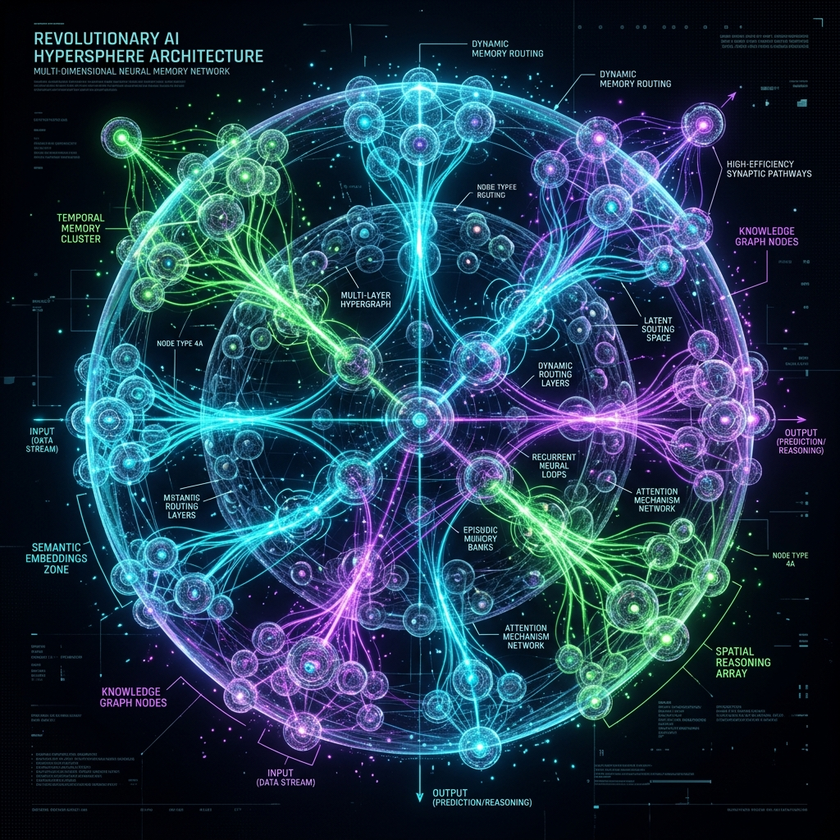
#> input picture docs/hyperspherical_nodes.png, 840 x 840 px, shrunk from 1024 x 1024 before the run
$ python draw_grid.py
#> lines starting #> are read from the running program, lines starting #| are printed output that depends on the picture
from PIL import Image, ImageDraw, ImageFont
import sys

def draw_grid():
    img = Image.open('hyperspherical_nodes.png')
#> img is the input picture: PIL image 840x840 RGB; mean R, G, B 31.7, 57.4, 76.6
    draw = ImageDraw.Draw(img)
    width, height = img.size
#> width = 840; height = 840

    for x in range(0, width, 50):
        color = (255, 0, 0) if x % 100 == 0 else (255, 255, 255)
        draw.line([(x, 0), (x, height)], fill=color, width=1)
        if x % 100 == 0:
            draw.text((x+2, 2), str(x), fill=(255, 0, 0))

    for y in range(0, height, 50):
        color = (255, 0, 0) if y % 100 == 0 else (255, 255, 255)
        draw.line([(0, y), (width, y)], fill=color, width=1)
        if y % 100 == 0:
            draw.text((2, y+2), str(y), fill=(255, 0, 0))

    img.save('grid.png')
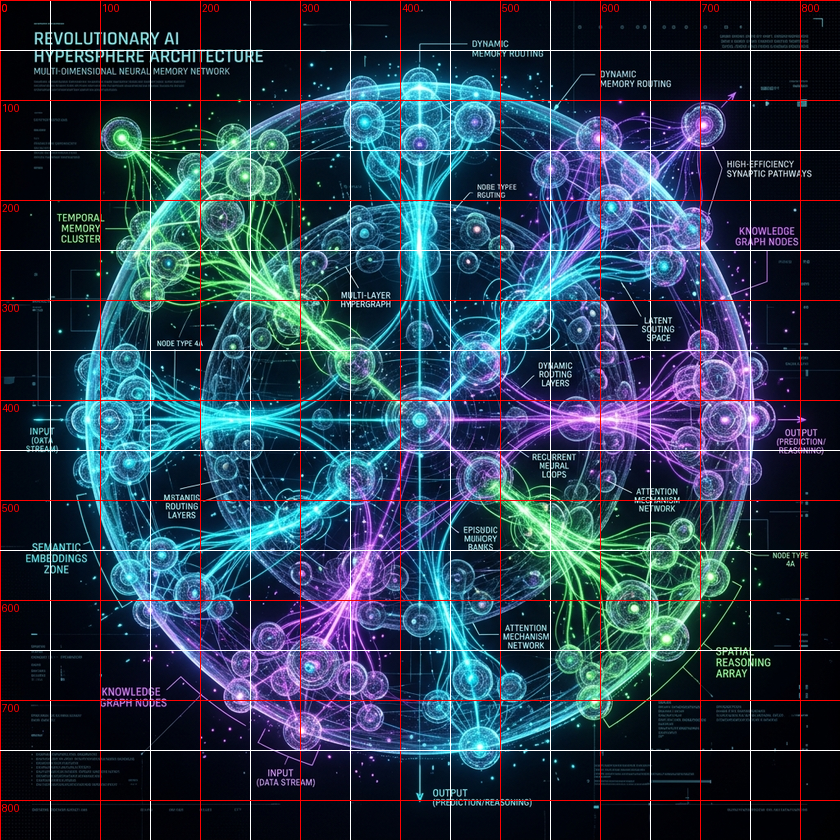
#> saved as grid.png: PIL image 840x840 RGB; mean R, G, B 40.9, 59.9, 78.4

if __name__ == '__main__':
    draw_grid()

$ run again, with docs/traditional_llm_planes.png copied over docs/hyperspherical_nodes.png
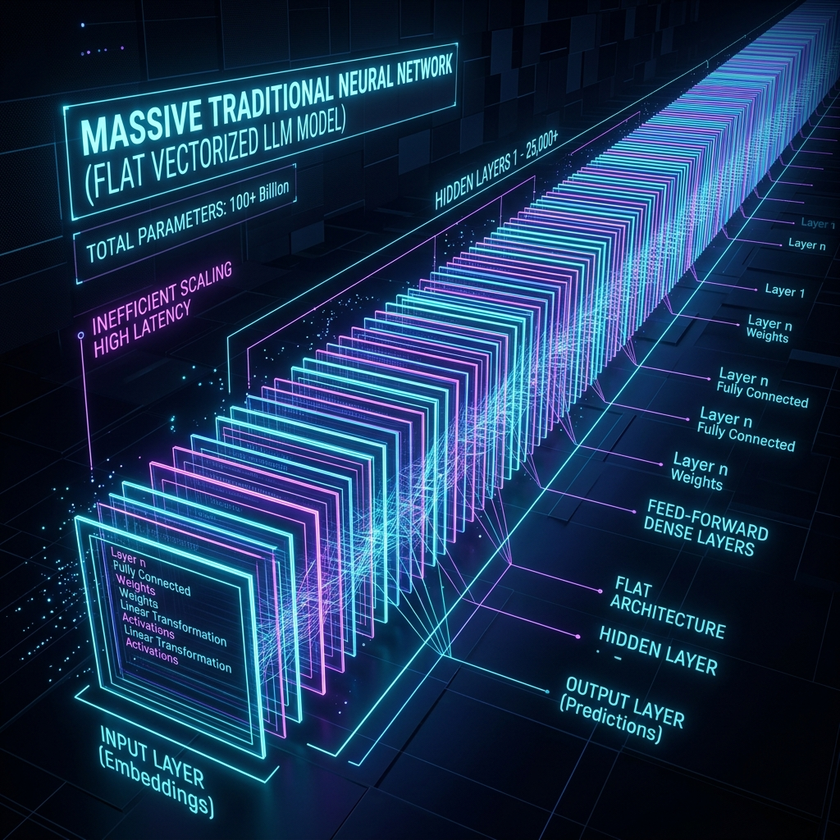
#> input picture docs/traditional_llm_planes.png, 840 x 840 px, shrunk from 1024 x 1024 before the run
#> in draw_grid, img is the input picture: PIL image 840x840 RGB; mean R, G, B 26.6, 51.8, 83.5
#> in draw_grid, `img.save('grid.png')`:
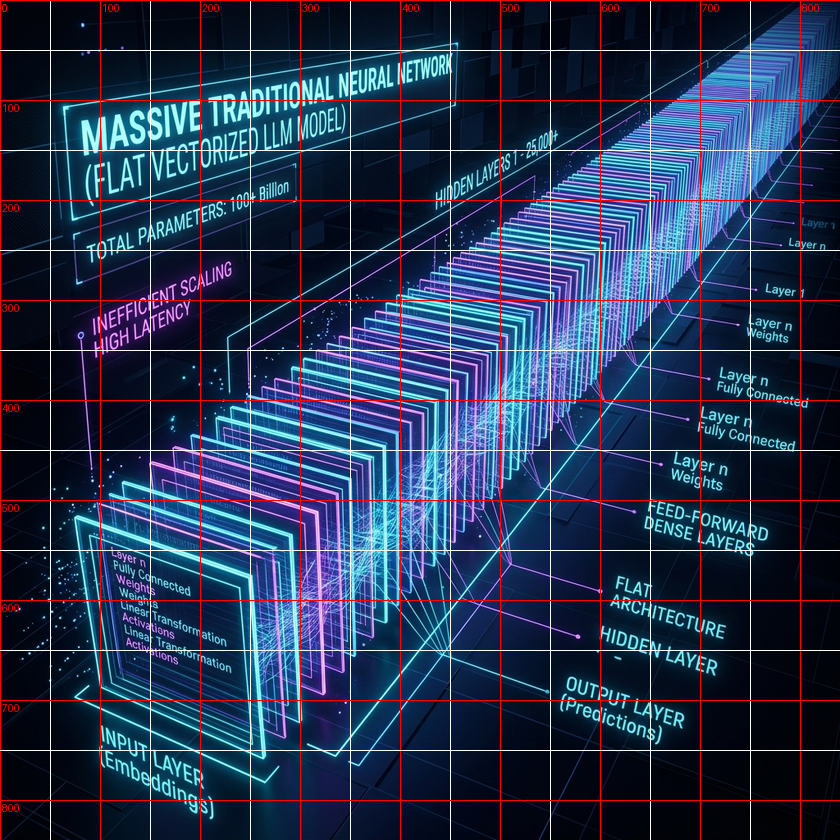
#> saved as grid.png: PIL image 840x840 RGB; mean R, G, B 36, 54.6, 84.9
